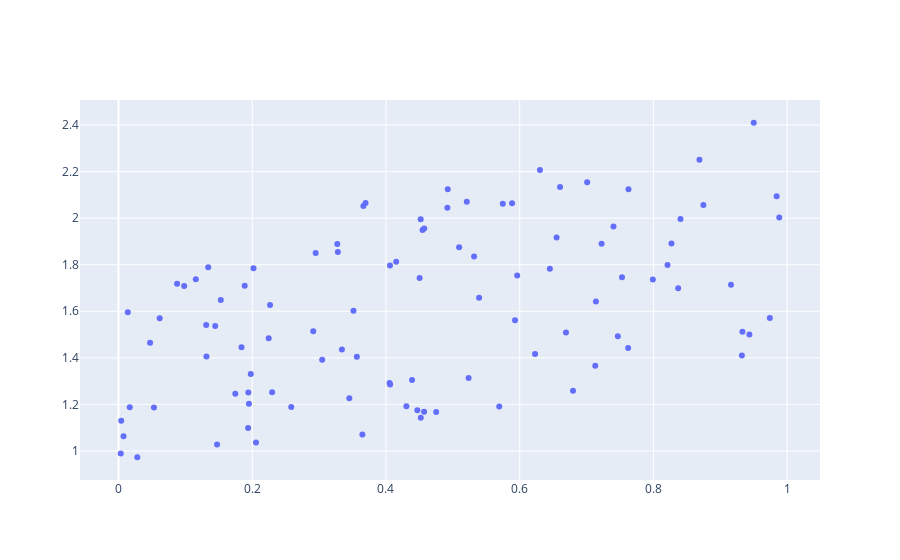

Notebook cell for this chart:
### Code cell
m = np.random.rand()
n = np.random.rand()
num_of_points = 100
x = np.random.random(num_of_points)
y = x*m + n + np.random.random(num_of_points)
fig = go.Figure(data=go.Scatter(x=x, y=y, mode='markers'))
fig.show()
